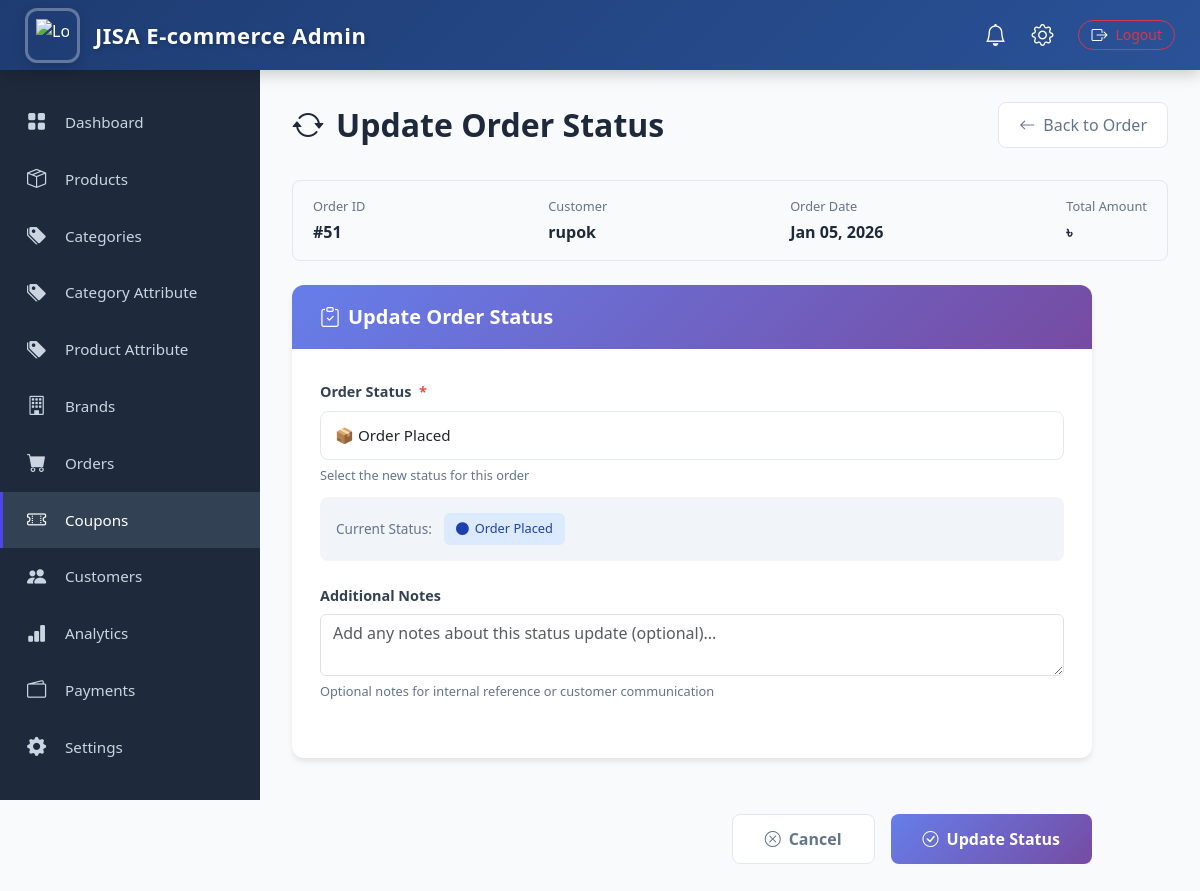
The page /adminpanel/orders/51/update-status/ (signed in) on the database its author committed.
### core/models.py (models this page shows, shortened)
class Order(models.Model):
    user = models.ForeignKey(settings.AUTH_USER_MODEL,on_delete=models.SET_NULL,null=True, blank=True )
    first_name = models.CharField(max_length=100)
    last_name = models.CharField(max_length=100)
    address = models.TextField()
    mobile = models.CharField(max_length=20)
    email = models.EmailField()
    upazila = models.CharField(max_length=100)
    district = models.CharField(max_length=100)
    comment = models.TextField(blank=True, null=True)
    delivery_method = models.CharField(max_length=50)
    delivery_charge = models.FloatField(default=0)
    payment_method = models.CharField(max_length=50)
    payment_status = models.CharField(
        max_length=20,
        choices=(
            ("pending", "Pending"),
            ("paid", "Paid"),
            ("failed", "Failed"),
            ("partial paid", "partial Paid"),
        ),
        default="pending"
    )
    order_status = models.CharField(
        max_length=30,
        choices=(
        ("order_placed", "Order Placed"),               # Customer placed order
        ("confirmed", "Order Confirmed"),              # Admin/staff confirmed
        ("preparing", "Preparing"),                    # Restaurant / warehouse preparing
        ("processing", "Processing"),                  # Payment / packaging processing
        ("packed", "Packed"),                          # Packed & ready to ship
        ("shipped", "Shipped"),                        # Out for delivery
        ("out_for_delivery", "Out for Delivery"),     # Courier / delivery on the way
        ("delivered", "Delivered"),                    # Customer received
        ("completed", "Order Completed"),              # All done, finalized
        ("refunded", "Refunded"),                      # Payment refunded
        ("cancelled", "Cancelled"),                    # Order cancelled
        ("failed", "Payment Failed"),                  # Payment failed
        ("on_hold", "On Hold"),
        ),
        default="order_placed"
    )
    payment_transaction_id = models.CharField(unique=True, max_length=100, blank=True, null=True)
    amount_paid = models.FloatField(default=0)
    payment_note = models.TextField(blank=True, null=True)
    is_stock_reduced = models.BooleanField(default=False)
    subtotal = models.FloatField()
    discount = models.FloatField(default=0)
    total = models.FloatField()
    created_at = models.DateTimeField(auto_now_add=True)

### accounts/models.py (models this page shows, shortened)
class User(AbstractUser):
    ROLE_CHOICES = (
        ("admin", "Admin"),
        ("customer", "Customer"),
    )
    role = models.CharField(max_length=10, choices=ROLE_CHOICES, default="customer")
    phone = models.CharField(max_length=30, unique=True, blank=True, null=True)
    avatar = models.ImageField(upload_to="avatars/", blank=True, null=True)
    objects = UserManager()  # <- important

### admin_panel/views.py (the view, shortened to what this page needs)
# urls.py: path("orders/<int:pk>/update-status/", views.admin_update_status, name="admin_update_status"),
@superuser_required
def admin_update_status(request, pk):
    order = get_object_or_404(Order, pk=pk)
    return render(request, "order/admin_update_status.html", {"order": order})

### admin_panel/views.py (called while the page is built)
def superuser_required(view_func):
    return user_passes_test(lambda u: u.is_superuser)(view_func)

### core/context_processors.py (called while the page is built)
def categories_menu(request):
    categories = Category.objects.filter(parent__isnull=True).prefetch_related('children')
    return {'menu_categories': categories}

### admin_panel/templates/order/admin_update_status.html (shortened to what this page needs)
{% extends "admin-base.html" %}
{% block content %}
<div class="page-header">
    <h1>
        <i class="bi bi-arrow-repeat"></i>
        Update Order Status
    </h1>
    <a href="{% url 'admin_order_detail' order.id %}" class="back-button">
        <i class="bi bi-arrow-left"></i>
        Back to Order
    </a>
</div>
<div class="order-info-bar">
    <div class="order-info-item">
        <span class="order-info-label">Order ID</span>
        <span class="order-info-value">#{{ order.id }}</span>
    </div>
    <div class="order-info-item">
        <span class="order-info-label">Customer</span>
        <span class="order-info-value">{{ order.user.get_full_name|default:order.user.username }}</span>
    </div>
    <div class="order-info-item">
        <span class="order-info-label">Order Date</span>
        <span class="order-info-value">{{ order.created_at|date:"M d, Y" }}</span>
    </div>
    <div class="order-info-item">
        <span class="order-info-label">Total Amount</span>
        <span class="order-info-value">৳{{ order.total_amount }}</span>
    </div>
</div>
<div class="form-container">
    <form method="POST">
        <div class="form-card">
            <div class="card-header-custom">
                <h4>
                    <i class="bi bi-clipboard-check"></i>
                    Update Order Status
                </h4>
            </div>
            <div class="card-body-custom">
                <div class="form-group">
                    <label class="form-label">
                        Order Status <span class="required">*</span>
                    </label>
                    <select name="order_status" id="order_status" class="form-select" required onchange="updateStatusPreview()">
                        <option value="order_placed" {% if order.order_status == "order_placed" %}selected{% endif %}>📦 Order Placed</option>
                    </select>
                    <small class="form-text">Select the new status for this order</small>
                    <div class="status-preview">
                        <span class="status-preview-label">Current Status:</span>
                        <span class="status-badge status-{{ order.order_status }}" id="statusPreview">
                            <i class="bi bi-circle-fill"></i>
                            <span id="statusText">{{ order.get_order_status_display }}</span>
                        </span>
                    </div>
                </div>
                <div class="form-group">
                    <label class="form-label">
                        Additional Notes
                    </label>
                    <textarea name="note"
                              id="note"
                              class="form-control"
                              placeholder="Add any notes about this status update (optional)...">{{ order.note }}</textarea>
                    <small class="form-text">Optional notes for internal reference or customer communication</small>
                </div>
            </div>
        </div>
        <div class="action-buttons">
            <a href="{% url 'admin_order_detail' order.id %}" class="btn-custom btn-secondary-custom">
                <i class="bi bi-x-circle"></i>
                Cancel
            </a>
            <button type="submit" class="btn-custom btn-primary-custom">
                <i class="bi bi-check-circle"></i>
                Update Status
            </button>
        </div>
    </form>
</div>
{% endblock %}

### admin_panel/templates/order/admin_update_status.html (style rules this page uses)
.page-header { margin-bottom: 2rem; display: flex; justify-content: space-between; align-items: center; flex-wrap: wrap; gap: 1rem; }
.page-header h1 { font-size: 2rem; font-weight: 700; color: #1e293b; margin: 0; display: flex; align-items: center; gap: 0.75rem; }
.back-button { background: white; color: #64748b; border: 1px solid #e2e8f0; padding: 0.625rem 1.25rem; border-radius: 8px; text-decoration: none; display: inline-flex; align-items: center; gap: 0.5rem; font-weight: 500; transition: all 0.2s; }
.form-container { max-width: 800px; }
.form-card { background: white; border-radius: 12px; box-shadow: 0 4px 6px -1px rgba(0, 0, 0, 0.1); margin-bottom: 2rem; overflow: hidden; }
.card-header-custom { background: linear-gradient(135deg, #667eea 0%, #764ba2 100%); color: white; padding: 1.25rem 1.75rem; border-bottom: none; }
.card-header-custom h4 { margin: 0; font-size: 1.25rem; font-weight: 600; display: flex; align-items: center; gap: 0.5rem; }
.card-body-custom { padding: 2rem 1.75rem; }
.order-info-bar { background: #f8fafc; border: 1px solid #e2e8f0; border-radius: 8px; padding: 1rem 1.25rem; margin-bottom: 1.5rem; display: flex; justify-content: space-between; align-items: center; flex-wrap: wrap; gap: 1rem; }
.order-info-item { display: flex; flex-direction: column; }
.order-info-label { font-size: 0.8rem; color: #64748b; margin-bottom: 0.25rem; }
.order-info-value { font-size: 1rem; font-weight: 600; color: #1e293b; }
.form-group { margin-bottom: 1.5rem; }
.form-label { font-weight: 600; color: #334155; margin-bottom: 0.5rem; font-size: 0.9rem; display: block; }
.required { color: #ef4444; margin-left: 0.25rem; }
.form-select, select { border: 1px solid #e2e8f0; border-radius: 8px; padding: 0.75rem 0.875rem; font-size: 0.95rem; transition: all 0.2s; width: 100%; background: white; cursor: pointer; }
textarea { border: 1px solid #e2e8f0; border-radius: 8px; padding: 0.75rem 0.875rem; font-size: 0.95rem; transition: all 0.2s; width: 100%; font-family: 'Segoe UI', Tahoma, Geneva, Verdana, sans-serif; resize: vertical; min-height: 120px; }
.status-preview { background: #f1f5f9; border-radius: 8px; padding: 1rem; margin-top: 0.75rem; display: flex; align-items: center; gap: 0.75rem; }
.status-preview-label { font-size: 0.85rem; color: #64748b; }
.status-badge { padding: 0.4rem 0.75rem; font-weight: 500; font-size: 0.8rem; border-radius: 6px; display: inline-flex; align-items: center; gap: 0.375rem; }
.status-order_placed { background: #dbeafe; color: #1e40af; }
.form-text { font-size: 0.8rem; color: #64748b; margin-top: 0.375rem; display: block; }
.action-buttons { display: flex; gap: 1rem; justify-content: flex-end; padding: 1.5rem 0; }
.btn-custom { border-radius: 8px; padding: 0.75rem 2rem; font-weight: 600; transition: all 0.2s; border: none; display: inline-flex; align-items: center; gap: 0.5rem; font-size: 1rem; cursor: pointer; text-decoration: none; }
.btn-primary-custom { background: linear-gradient(135deg, #667eea 0%, #764ba2 100%); color: white; }
.btn-secondary-custom { background: white; color: #64748b; border: 1px solid #e2e8f0; }

### rows shown on the page
Order: id "51", user.get_full_name "rupok", created_at "Jan 05, 2026", order_status "📦 Order Placed", order_status "Order Placed"
